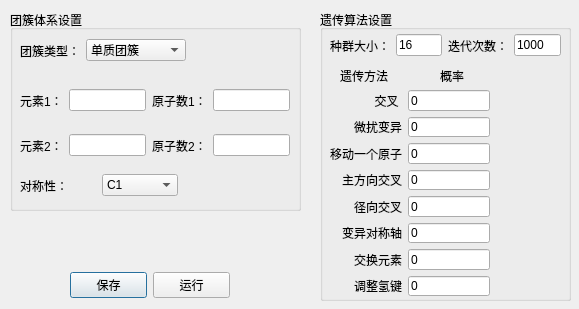
<?xml version="1.0" encoding="UTF-8"?>
<ui version="4.0">
 <class>CGA_Set</class>
 <widget class="QDialog" name="CGA_Set">
  <property name="geometry">
   <rect>
    <x>0</x>
    <y>0</y>
    <width>579</width>
    <height>309</height>
   </rect>
  </property>
  <property name="windowTitle">
   <string>CGA设置</string>
  </property>
  <property name="modal">
   <bool>true</bool>
  </property>
  <widget class="QGroupBox" name="groupBox">
   <property name="geometry">
    <rect>
     <x>10</x>
     <y>10</y>
     <width>291</width>
     <height>201</height>
    </rect>
   </property>
   <property name="title">
    <string>团簇体系设置</string>
   </property>
   <widget class="QWidget" name="horizontalLayoutWidget">
    <property name="geometry">
     <rect>
      <x>10</x>
      <y>20</y>
      <width>166</width>
      <height>41</height>
     </rect>
    </property>
    <layout class="QHBoxLayout" name="horizontalLayout">
     <item>
      <widget class="QLabel" name="label_cluster_type">
       <property name="text">
        <string>团簇类型：</string>
       </property>
      </widget>
     </item>
     <item>
      <widget class="QComboBox" name="cluster_type_set">
       <item>
        <property name="text">
         <string>单质团簇</string>
        </property>
       </item>
       <item>
        <property name="text">
         <string>二元合金</string>
        </property>
       </item>
       <item>
        <property name="text">
         <string>纯分子团簇</string>
        </property>
       </item>
       <item>
        <property name="text">
         <string>掺杂分子团簇</string>
        </property>
       </item>
      </widget>
     </item>
    </layout>
   </widget>
   <widget class="QWidget" name="horizontalLayoutWidget_2">
    <property name="geometry">
     <rect>
      <x>10</x>
      <y>70</y>
      <width>270</width>
      <height>41</height>
     </rect>
    </property>
    <layout class="QHBoxLayout" name="horizontalLayout_6">
     <item>
      <widget class="QLabel" name="label_element1">
       <property name="text">
        <string>元素1：</string>
       </property>
      </widget>
     </item>
     <item>
      <widget class="QLineEdit" name="element1"/>
     </item>
     <item>
      <widget class="QLabel" name="label_atom_num1">
       <property name="text">
        <string>原子数1：</string>
       </property>
      </widget>
     </item>
     <item>
      <widget class="QLineEdit" name="atom_num1"/>
     </item>
    </layout>
   </widget>
   <widget class="QWidget" name="horizontalLayoutWidget_3">
    <property name="geometry">
     <rect>
      <x>10</x>
      <y>120</y>
      <width>270</width>
      <height>31</height>
     </rect>
    </property>
    <layout class="QHBoxLayout" name="horizontalLayout_7">
     <item>
      <widget class="QLabel" name="label_element2">
       <property name="text">
        <string>元素2：</string>
       </property>
      </widget>
     </item>
     <item>
      <widget class="QLineEdit" name="element2"/>
     </item>
     <item>
      <widget class="QLabel" name="label_atom_num2">
       <property name="text">
        <string>原子数2：</string>
       </property>
      </widget>
     </item>
     <item>
      <widget class="QLineEdit" name="atom_num2"/>
     </item>
    </layout>
   </widget>
   <widget class="QWidget" name="horizontalLayoutWidget_4">
    <property name="geometry">
     <rect>
      <x>10</x>
      <y>160</y>
      <width>158</width>
      <height>31</height>
     </rect>
    </property>
    <layout class="QHBoxLayout" name="horizontalLayout_9">
     <item>
      <widget class="QLabel" name="label_9">
       <property name="text">
        <string>对称性：</string>
       </property>
      </widget>
     </item>
     <item>
      <widget class="QComboBox" name="symmetry_set">
       <item>
        <property name="text">
         <string>C1</string>
        </property>
       </item>
       <item>
        <property name="text">
         <string>Cs</string>
        </property>
       </item>
       <item>
        <property name="text">
         <string>C2</string>
        </property>
       </item>
       <item>
        <property name="text">
         <string>C3</string>
        </property>
       </item>
       <item>
        <property name="text">
         <string>C5</string>
        </property>
       </item>
      </widget>
     </item>
    </layout>
   </widget>
  </widget>
  <widget class="QGroupBox" name="groupBox_2">
   <property name="geometry">
    <rect>
     <x>320</x>
     <y>10</y>
     <width>251</width>
     <height>291</height>
    </rect>
   </property>
   <property name="title">
    <string>遗传算法设置</string>
   </property>
   <widget class="QWidget" name="horizontalLayoutWidget_5">
    <property name="geometry">
     <rect>
      <x>10</x>
      <y>20</y>
      <width>231</width>
      <height>31</height>
     </rect>
    </property>
    <layout class="QHBoxLayout" name="horizontalLayout_10">
     <item>
      <widget class="QLabel" name="label_pop_size">
       <property name="text">
        <string>种群大小：</string>
       </property>
      </widget>
     </item>
     <item>
      <widget class="QLineEdit" name="popular_size">
       <property name="text">
        <string>16</string>
       </property>
      </widget>
     </item>
     <item>
      <widget class="QLabel" name="label_iter_num">
       <property name="text">
        <string>迭代次数：</string>
       </property>
      </widget>
     </item>
     <item>
      <widget class="QLineEdit" name="iterator_num">
       <property name="text">
        <string>1000</string>
       </property>
      </widget>
     </item>
    </layout>
   </widget>
   <widget class="QLabel" name="label_12">
    <property name="geometry">
     <rect>
      <x>20</x>
      <y>60</y>
      <width>54</width>
      <height>12</height>
     </rect>
    </property>
    <property name="text">
     <string>遗传方法</string>
    </property>
   </widget>
   <widget class="QLabel" name="label_13">
    <property name="geometry">
     <rect>
      <x>120</x>
      <y>60</y>
      <width>54</width>
      <height>12</height>
     </rect>
    </property>
    <property name="text">
     <string>概率</string>
    </property>
   </widget>
   <widget class="QWidget" name="gridLayoutWidget">
    <property name="geometry">
     <rect>
      <x>10</x>
      <y>80</y>
      <width>160</width>
      <height>206</height>
     </rect>
    </property>
    <layout class="QGridLayout" name="gridLayout">
     <item row="3" column="0">
      <widget class="QLabel" name="label_method4">
       <property name="text">
        <string>主方向交叉</string>
       </property>
       <property name="alignment">
        <set>Qt::AlignRight|Qt::AlignTrailing|Qt::AlignVCenter</set>
       </property>
      </widget>
     </item>
     <item row="2" column="0">
      <widget class="QLabel" name="label_method3">
       <property name="text">
        <string>移动一个原子</string>
       </property>
       <property name="alignment">
        <set>Qt::AlignRight|Qt::AlignTrailing|Qt::AlignVCenter</set>
       </property>
      </widget>
     </item>
     <item row="0" column="0">
      <widget class="QLabel" name="label_method1">
       <property name="text">
        <string>交叉 </string>
       </property>
       <property name="alignment">
        <set>Qt::AlignRight|Qt::AlignTrailing|Qt::AlignVCenter</set>
       </property>
      </widget>
     </item>
     <item row="1" column="1">
      <widget class="QLineEdit" name="perturbation_prob">
       <property name="text">
        <string>0</string>
       </property>
      </widget>
     </item>
     <item row="3" column="1">
      <widget class="QLineEdit" name="mating_principle_prob">
       <property name="text">
        <string>0</string>
       </property>
      </widget>
     </item>
     <item row="0" column="1">
      <widget class="QLineEdit" name="mating_prob">
       <property name="text">
        <string>0</string>
       </property>
      </widget>
     </item>
     <item row="2" column="1">
      <widget class="QLineEdit" name="mutation_one_prob">
       <property name="text">
        <string>0</string>
       </property>
      </widget>
     </item>
     <item row="5" column="0">
      <widget class="QLabel" name="label_method6">
       <property name="text">
        <string>变异对称轴</string>
       </property>
       <property name="alignment">
        <set>Qt::AlignRight|Qt::AlignTrailing|Qt::AlignVCenter</set>
       </property>
      </widget>
     </item>
     <item row="4" column="0">
      <widget class="QLabel" name="label_method5">
       <property name="text">
        <string>径向交叉</string>
       </property>
       <property name="alignment">
        <set>Qt::AlignRight|Qt::AlignTrailing|Qt::AlignVCenter</set>
       </property>
      </widget>
     </item>
     <item row="1" column="0">
      <widget class="QLabel" name="label_method2">
       <property name="text">
        <string>微扰变异</string>
       </property>
       <property name="alignment">
        <set>Qt::AlignRight|Qt::AlignTrailing|Qt::AlignVCenter</set>
       </property>
      </widget>
     </item>
     <item row="6" column="1">
      <widget class="QLineEdit" name="exchange_prob">
       <property name="text">
        <string>0</string>
       </property>
      </widget>
     </item>
     <item row="6" column="0">
      <widget class="QLabel" name="label_method7">
       <property name="text">
        <string>交换元素</string>
       </property>
       <property name="alignment">
        <set>Qt::AlignRight|Qt::AlignTrailing|Qt::AlignVCenter</set>
       </property>
      </widget>
     </item>
     <item row="5" column="1">
      <widget class="QLineEdit" name="change_naxis_prob">
       <property name="text">
        <string>0</string>
       </property>
      </widget>
     </item>
     <item row="4" column="1">
      <layout class="QHBoxLayout" name="horizontalLayout_16">
       <item>
        <widget class="QLineEdit" name="mating_radial_prob">
         <property name="text">
          <string>0</string>
         </property>
        </widget>
       </item>
      </layout>
     </item>
     <item row="7" column="0">
      <widget class="QLabel" name="label_method8">
       <property name="text">
        <string>调整氢键</string>
       </property>
       <property name="alignment">
        <set>Qt::AlignRight|Qt::AlignTrailing|Qt::AlignVCenter</set>
       </property>
      </widget>
     </item>
     <item row="7" column="1">
      <widget class="QLineEdit" name="adjust_H_prob">
       <property name="text">
        <string>0</string>
       </property>
      </widget>
     </item>
    </layout>
   </widget>
  </widget>
  <widget class="QWidget" name="horizontalLayoutWidget_7">
   <property name="geometry">
    <rect>
     <x>70</x>
     <y>270</y>
     <width>160</width>
     <height>31</height>
    </rect>
   </property>
   <layout class="QHBoxLayout" name="horizontalLayout_12">
    <item>
     <widget class="QPushButton" name="saveButton">
      <property name="text">
       <string>保存</string>
      </property>
     </widget>
    </item>
    <item>
     <widget class="QPushButton" name="runButton">
      <property name="text">
       <string>运行</string>
      </property>
     </widget>
    </item>
   </layout>
  </widget>
 </widget>
 <resources/>
 <connections>
  <connection>
   <sender>cluster_type_set</sender>
   <signal>currentIndexChanged(QString)</signal>
   <receiver>CGA_Set</receiver>
   <slot>change_cluster_type()</slot>
   <hints>
    <hint type="sourcelabel">
     <x>140</x>
     <y>45</y>
    </hint>
    <hint type="destinationlabel">
     <x>30</x>
     <y>229</y>
    </hint>
   </hints>
  </connection>
  <connection>
   <sender>symmetry_set</sender>
   <signal>currentIndexChanged(QString)</signal>
   <receiver>CGA_Set</receiver>
   <slot>change_symmetry()</slot>
   <hints>
    <hint type="sourcelabel">
     <x>159</x>
     <y>185</y>
    </hint>
    <hint type="destinationlabel">
     <x>282</x>
     <y>226</y>
    </hint>
   </hints>
  </connection>
  <connection>
   <sender>saveButton</sender>
   <signal>clicked()</signal>
   <receiver>CGA_Set</receiver>
   <slot>save()</slot>
   <hints>
    <hint type="sourcelabel">
     <x>111</x>
     <y>284</y>
    </hint>
    <hint type="destinationlabel">
     <x>41</x>
     <y>276</y>
    </hint>
   </hints>
  </connection>
  <connection>
   <sender>runButton</sender>
   <signal>clicked()</signal>
   <receiver>CGA_Set</receiver>
   <slot>run()</slot>
   <hints>
    <hint type="sourcelabel">
     <x>204</x>
     <y>283</y>
    </hint>
    <hint type="destinationlabel">
     <x>273</x>
     <y>283</y>
    </hint>
   </hints>
  </connection>
 </connections>
 <slots>
  <slot>change_cluster_type()</slot>
  <slot>change_symmetry()</slot>
  <slot>save()</slot>
  <slot>run()</slot>
 </slots>
</ui>
